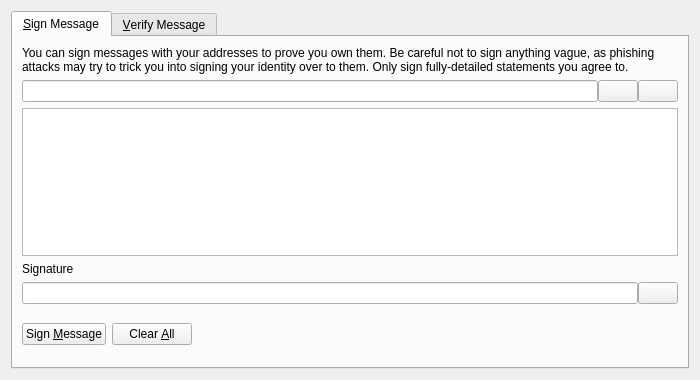
<?xml version="1.0" encoding="UTF-8"?>
<ui version="4.0">
 <class>SignVerifyMessageDialog</class>
 <widget class="QDialog" name="SignVerifyMessageDialog">
  <property name="geometry">
   <rect>
    <x>0</x>
    <y>0</y>
    <width>700</width>
    <height>380</height>
   </rect>
  </property>
  <property name="windowTitle">
   <string>Signatures - Sign / Verify a Message</string>
  </property>
  <property name="modal">
   <bool>true</bool>
  </property>
  <layout class="QVBoxLayout" name="verticalLayout">
   <item>
    <widget class="QTabWidget" name="tabWidget">
     <property name="currentIndex">
      <number>0</number>
     </property>
     <widget class="QWidget" name="tabSignMessage">
      <attribute name="title">
       <string>&amp;Sign Message</string>
      </attribute>
      <layout class="QVBoxLayout" name="verticalLayout_SM">
       <item>
        <widget class="QLabel" name="infoLabel_SM">
         <property name="text">
          <string>You can sign messages with your addresses to prove you own them. Be careful not to sign anything vague, as phishing attacks may try to trick you into signing your identity over to them. Only sign fully-detailed statements you agree to.</string>
         </property>
         <property name="textFormat">
          <enum>Qt::PlainText</enum>
         </property>
         <property name="wordWrap">
          <bool>true</bool>
         </property>
        </widget>
       </item>
       <item>
        <layout class="QHBoxLayout" name="horizontalLayout_1_SM">
         <property name="spacing">
          <number>0</number>
         </property>
         <item>
          <widget class="QValidatedLineEdit" name="addressIn_SM">
           <property name="toolTip">
            <string>The Axo address to sign the message with</string>
           </property>
          </widget>
         </item>
         <item>
          <widget class="QPushButton" name="addressBookButton_SM">
           <property name="toolTip">
            <string>Choose previously used address</string>
           </property>
           <property name="text">
            <string/>
           </property>
           <property name="icon">
            <iconset resource="../axo.qrc">
             <normaloff>:/icons/address-book</normaloff>:/icons/address-book</iconset>
           </property>
           <property name="shortcut">
            <string>Alt+A</string>
           </property>
           <property name="autoDefault">
            <bool>false</bool>
           </property>
          </widget>
         </item>
         <item>
          <widget class="QPushButton" name="pasteButton_SM">
           <property name="toolTip">
            <string>Paste address from clipboard</string>
           </property>
           <property name="text">
            <string/>
           </property>
           <property name="icon">
            <iconset resource="../axo.qrc">
             <normaloff>:/icons/editpaste</normaloff>:/icons/editpaste</iconset>
           </property>
           <property name="shortcut">
            <string>Alt+P</string>
           </property>
           <property name="autoDefault">
            <bool>false</bool>
           </property>
          </widget>
         </item>
        </layout>
       </item>
       <item>
        <widget class="QPlainTextEdit" name="messageIn_SM">
         <property name="toolTip">
          <string>Enter the message you want to sign here</string>
         </property>
        </widget>
       </item>
       <item>
        <widget class="QLabel" name="signatureLabel_SM">
         <property name="text">
          <string>Signature</string>
         </property>
         <property name="textFormat">
          <enum>Qt::PlainText</enum>
         </property>
        </widget>
       </item>
       <item>
        <layout class="QHBoxLayout" name="horizontalLayout_2_SM">
         <property name="spacing">
          <number>0</number>
         </property>
         <item>
          <widget class="QLineEdit" name="signatureOut_SM">
           <property name="font">
            <font>
             <italic>true</italic>
            </font>
           </property>
           <property name="readOnly">
            <bool>true</bool>
           </property>
          </widget>
         </item>
         <item>
          <widget class="QPushButton" name="copySignatureButton_SM">
           <property name="toolTip">
            <string>Copy the current signature to the system clipboard</string>
           </property>
           <property name="text">
            <string/>
           </property>
           <property name="icon">
            <iconset resource="../axo.qrc">
             <normaloff>:/icons/editcopy</normaloff>:/icons/editcopy</iconset>
           </property>
           <property name="autoDefault">
            <bool>false</bool>
           </property>
          </widget>
         </item>
        </layout>
       </item>
       <item>
        <layout class="QHBoxLayout" name="horizontalLayout_3_SM">
         <item>
          <widget class="QPushButton" name="signMessageButton_SM">
           <property name="toolTip">
            <string>Sign the message to prove you own this Axo address</string>
           </property>
           <property name="text">
            <string>Sign &amp;Message</string>
           </property>
           <property name="icon">
            <iconset resource="../axo.qrc">
             <normaloff>:/icons/edit</normaloff>:/icons/edit</iconset>
           </property>
           <property name="autoDefault">
            <bool>false</bool>
           </property>
          </widget>
         </item>
         <item>
          <widget class="QPushButton" name="clearButton_SM">
           <property name="toolTip">
            <string>Reset all sign message fields</string>
           </property>
           <property name="text">
            <string>Clear &amp;All</string>
           </property>
           <property name="icon">
            <iconset resource="../axo.qrc">
             <normaloff>:/icons/remove</normaloff>:/icons/remove</iconset>
           </property>
           <property name="autoDefault">
            <bool>false</bool>
           </property>
          </widget>
         </item>
         <item>
          <spacer name="horizontalSpacer_1_SM">
           <property name="orientation">
            <enum>Qt::Horizontal</enum>
           </property>
           <property name="sizeHint" stdset="0">
            <size>
             <width>40</width>
             <height>48</height>
            </size>
           </property>
          </spacer>
         </item>
         <item>
          <widget class="QLabel" name="statusLabel_SM">
           <property name="font">
            <font>
             <weight>75</weight>
             <bold>true</bold>
            </font>
           </property>
           <property name="text">
            <string/>
           </property>
           <property name="wordWrap">
            <bool>true</bool>
           </property>
          </widget>
         </item>
         <item>
          <spacer name="horizontalSpacer_2_SM">
           <property name="orientation">
            <enum>Qt::Horizontal</enum>
           </property>
           <property name="sizeHint" stdset="0">
            <size>
             <width>40</width>
             <height>48</height>
            </size>
           </property>
          </spacer>
         </item>
        </layout>
       </item>
      </layout>
     </widget>
     <widget class="QWidget" name="tabVerifyMessage">
      <attribute name="title">
       <string>&amp;Verify Message</string>
      </attribute>
      <layout class="QVBoxLayout" name="verticalLayout_VM">
       <item>
        <widget class="QLabel" name="infoLabel_VM">
         <property name="text">
          <string>Enter the signing address, message (ensure you copy line breaks, spaces, tabs, etc. exactly) and signature below to verify the message. Be careful not to read more into the signature than what is in the signed message itself, to avoid being tricked by a man-in-the-middle attack.</string>
         </property>
         <property name="textFormat">
          <enum>Qt::PlainText</enum>
         </property>
         <property name="alignment">
          <set>Qt::AlignLeading|Qt::AlignLeft|Qt::AlignTop</set>
         </property>
         <property name="wordWrap">
          <bool>true</bool>
         </property>
        </widget>
       </item>
       <item>
        <layout class="QHBoxLayout" name="horizontalLayout_1_VM">
         <property name="spacing">
          <number>0</number>
         </property>
         <item>
          <widget class="QValidatedLineEdit" name="addressIn_VM">
           <property name="toolTip">
            <string>The Axo address the message was signed with</string>
           </property>
          </widget>
         </item>
         <item>
          <widget class="QPushButton" name="addressBookButton_VM">
           <property name="toolTip">
            <string>Choose previously used address</string>
           </property>
           <property name="text">
            <string/>
           </property>
           <property name="icon">
            <iconset resource="../axo.qrc">
             <normaloff>:/icons/address-book</normaloff>:/icons/address-book</iconset>
           </property>
           <property name="shortcut">
            <string>Alt+A</string>
           </property>
           <property name="autoDefault">
            <bool>false</bool>
           </property>
          </widget>
         </item>
        </layout>
       </item>
       <item>
        <widget class="QPlainTextEdit" name="messageIn_VM"/>
       </item>
       <item>
        <widget class="QValidatedLineEdit" name="signatureIn_VM"/>
       </item>
       <item>
        <layout class="QHBoxLayout" name="horizontalLayout_2_VM">
         <item>
          <widget class="QPushButton" name="verifyMessageButton_VM">
           <property name="toolTip">
            <string>Verify the message to ensure it was signed with the specified Axo address</string>
           </property>
           <property name="text">
            <string>Verify &amp;Message</string>
           </property>
           <property name="icon">
            <iconset resource="../axo.qrc">
             <normaloff>:/icons/transaction_0</normaloff>:/icons/transaction_0</iconset>
           </property>
           <property name="autoDefault">
            <bool>false</bool>
           </property>
          </widget>
         </item>
         <item>
          <widget class="QPushButton" name="clearButton_VM">
           <property name="toolTip">
            <string>Reset all verify message fields</string>
           </property>
           <property name="text">
            <string>Clear &amp;All</string>
           </property>
           <property name="icon">
            <iconset resource="../axo.qrc">
             <normaloff>:/icons/remove</normaloff>:/icons/remove</iconset>
           </property>
           <property name="autoDefault">
            <bool>false</bool>
           </property>
          </widget>
         </item>
         <item>
          <spacer name="horizontalSpacer_1_VM">
           <property name="orientation">
            <enum>Qt::Horizontal</enum>
           </property>
           <property name="sizeHint" stdset="0">
            <size>
             <width>40</width>
             <height>48</height>
            </size>
           </property>
          </spacer>
         </item>
         <item>
          <widget class="QLabel" name="statusLabel_VM">
           <property name="font">
            <font>
             <weight>75</weight>
             <bold>true</bold>
            </font>
           </property>
           <property name="text">
            <string/>
           </property>
           <property name="wordWrap">
            <bool>true</bool>
           </property>
          </widget>
         </item>
         <item>
          <spacer name="horizontalSpacer_2_VM">
           <property name="orientation">
            <enum>Qt::Horizontal</enum>
           </property>
           <property name="sizeHint" stdset="0">
            <size>
             <width>40</width>
             <height>48</height>
            </size>
           </property>
          </spacer>
         </item>
        </layout>
       </item>
      </layout>
     </widget>
    </widget>
   </item>
  </layout>
 </widget>
 <customwidgets>
  <customwidget>
   <class>QValidatedLineEdit</class>
   <extends>QLineEdit</extends>
   <header>qvalidatedlineedit.h</header>
  </customwidget>
 </customwidgets>
 <resources>
  <include location="../axo.qrc"/>
 </resources>
 <connections/>
</ui>
